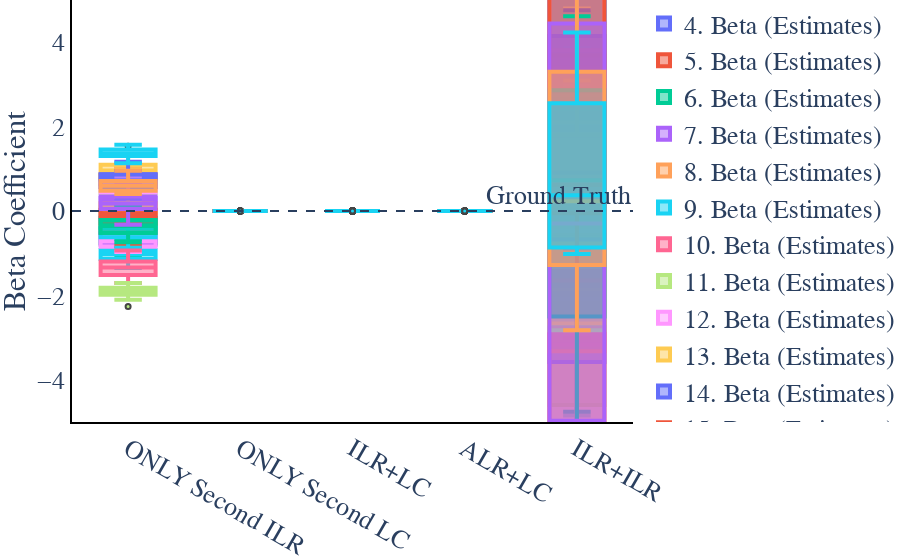

Notebook code for this chart:
### Code cell
fig = plot_beta_results(df_beta, V.T@betaT, filter_list, beta_zero=True)


fig.update_yaxes(range=(-5, 5))
fig.write_image(os.path.join(savepath,
                             "BetaZeroFull_" +str(p)+"InstrumentStrength_"+str(instrument_strength)+".pdf" ))

fig.show()
